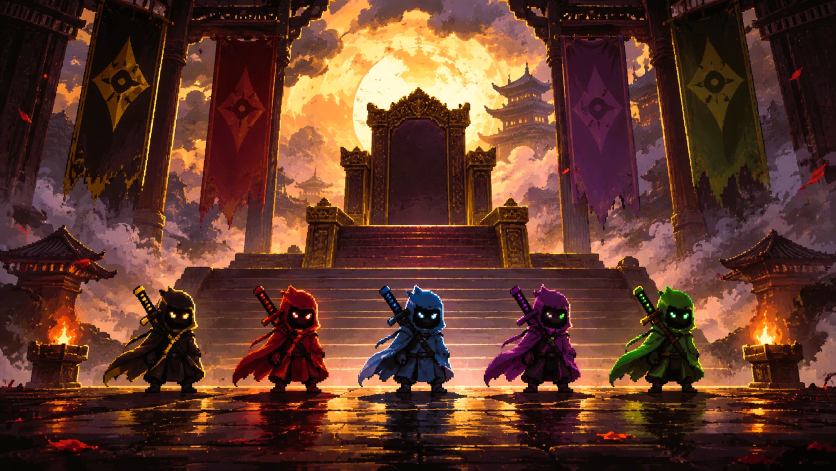
#> input picture apps/app/src/home.webp, 1672 x 941 px (shown at 1/2 size)
$ python components.py ../../apps/app/src/home.webp 5 ../../apps/app/src/home.webp ../../apps/app/src/home.webp 5 5
#> lines starting #> are read from the running program, lines starting #| are printed output that depends on the picture
import sys,os
from PIL import Image, ImageDraw
def components(im, step=1, minarea=30, gap=1):
#> called with step = 5, minarea = 5, gap = 5
    a=im.getchannel("A")
#> a: PIL image 1672x941 L; every value is 255
    if step>1: a=a.resize((im.width//step, im.height//step), Image.BOX)
#> a: PIL image 334x188 L; every value is 255
    w,h=a.size; px=a.load(); seen=bytearray(w*h); out=[]
#> after `w, h = a.size`: w = 334; h = 188
    for y in range(h):
        for x in range(w):
            if px[x,y]>24 and not seen[y*w+x]:
                st=[(x,y)]; seen[y*w+x]=1; x0=x1=x; y0=y1=y; n=0
                while st:
                    cx,cy=st.pop(); n+=1
                    if cx<x0:x0=cx
                    if cx>x1:x1=cx
                    if cy<y0:y0=cy
                    if cy>y1:y1=cy
                    for dx in range(-gap,gap+1):
                        for dy in range(-gap,gap+1):
                            nx,ny=cx+dx,cy+dy
                            if 0<=nx<w and 0<=ny<h and not seen[ny*w+nx] and px[nx,ny]>24:
                                seen[ny*w+nx]=1; st.append((nx,ny))
                if n>=minarea: out.append((x0*step,y0*step,(x1+1)*step,(y1+1)*step))
#> after the loop, out = [(0, 0, 1670, 940)]
    return sorted(out,key=lambda r:(r[1]//max(1,(40*step)),r[0]))
if __name__=="__main__":
    path,step,name,out=sys.argv[1],int(sys.argv[2]),sys.argv[3],sys.argv[4]
    im=Image.open(path).convert("RGBA"); cs=components(im,step, minarea=int(sys.argv[5]) if len(sys.argv)>5 else 30, gap=int(sys.argv[6]) if len(sys.argv)>6 else 1)
#> after `cs = components(im, step, minarea=int(sys.argv[5]) if len(sys.argv) > `: cs = [(0, 0, 1670, 940)]
    k=min(4,max(1,1400//im.width)) if im.width<1400 else 0
#> k = 0
    if k: pv=im.resize((im.width*k,im.height*k),Image.NEAREST); f=k
    else: f=1400/im.width; pv=im.resize((1400,int(im.height*f)),Image.LANCZOS)
#> after `f = 1400 / im.width`: f = 0.837
#> after `pv = im.resize((1400, int(im.height * f)), Image.LANCZOS)`:
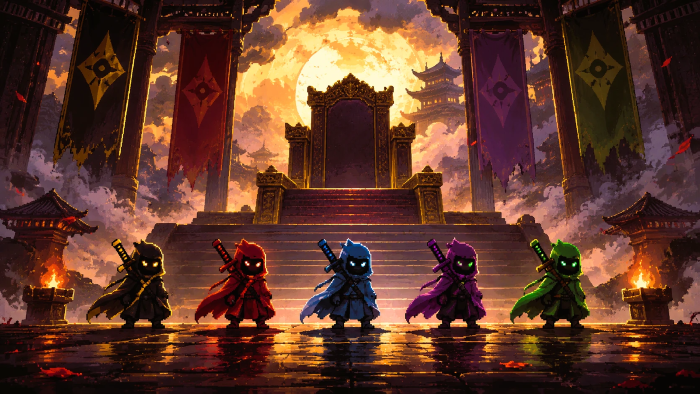
#> pv: PIL image 1400x787 RGBA (shown at 1/2 size); mean R, G, B, A 94.8, 55.8, 42.1, 255
    bg=Image.new("RGBA",pv.size,(110,120,130,255)); bg.alpha_composite(pv); d=ImageDraw.Draw(bg)
#> after `bg = Image.new('RGBA', pv.size, (110, 120, 130, 255))`:
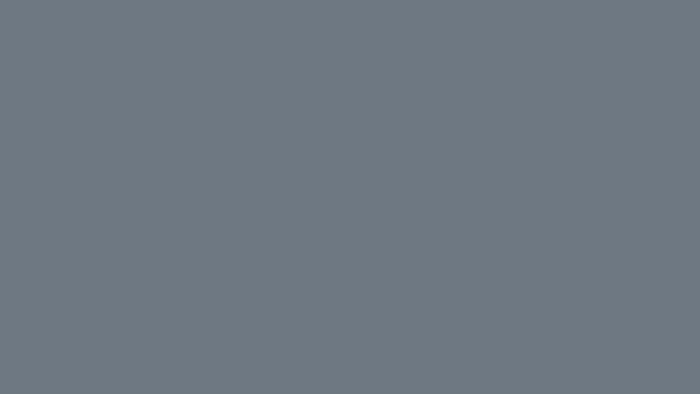
#> bg: PIL image 1400x787 RGBA (shown at 1/2 size); mean R, G, B, A 110, 120, 130, 255
    for i,(x0,y0,x1,y1) in enumerate(cs):
        d.rectangle((x0*f,y0*f,x1*f,y1*f),outline=(255,60,60,255)); d.text((x0*f+3,y0*f+2),str(i),fill=(255,255,0,255))
        print(i,(x0,y0,x1,y1))
#> this loop made 1 pass
#| 0 (0, 0, 1670, 940)
    bg.convert("RGB").save(os.path.join(out,name+".png"))
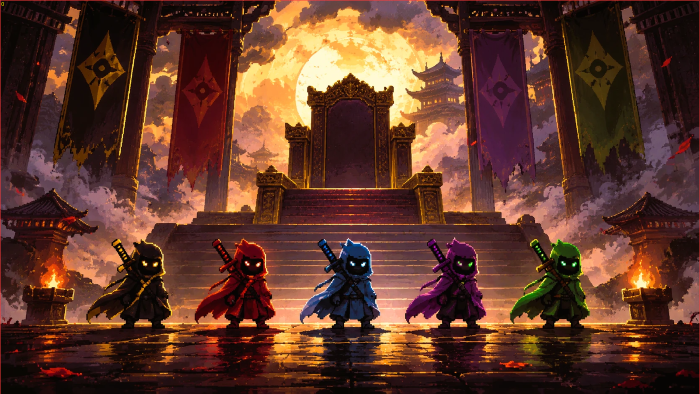
#> saved as home.webp.png: PIL image 1400x787 RGB (shown at 1/2 size); mean R, G, B 95.4, 55.9, 42.2
